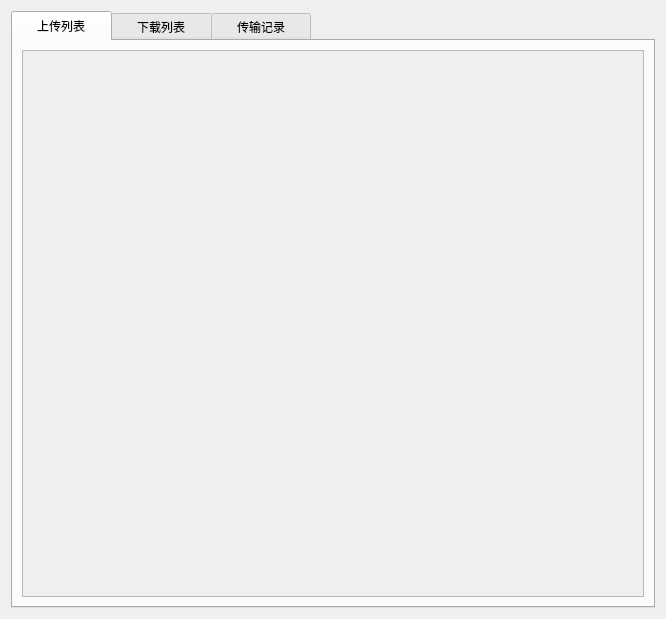
<?xml version="1.0" encoding="UTF-8"?>
<ui version="4.0">
 <class>Trans</class>
 <widget class="QWidget" name="Trans">
  <property name="geometry">
   <rect>
    <x>0</x>
    <y>0</y>
    <width>666</width>
    <height>619</height>
   </rect>
  </property>
  <property name="windowTitle">
   <string>Form</string>
  </property>
  <layout class="QVBoxLayout" name="verticalLayout">
   <item>
    <widget class="QTabWidget" name="tabWidget">
     <property name="styleSheet">
      <string notr="true">QTabBar::tab{width:100}

QTabBar::tab{height:30}</string>
     </property>
     <property name="tabShape">
      <enum>QTabWidget::Rounded</enum>
     </property>
     <property name="currentIndex">
      <number>0</number>
     </property>
     <widget class="QWidget" name="upload">
      <attribute name="title">
       <string>上传列表</string>
      </attribute>
      <layout class="QVBoxLayout" name="verticalLayout_3">
       <item>
        <widget class="QScrollArea" name="scrollArea">
         <property name="widgetResizable">
          <bool>true</bool>
         </property>
         <widget class="QWidget" name="upload_scroll">
          <property name="geometry">
           <rect>
            <x>0</x>
            <y>0</y>
            <width>622</width>
            <height>546</height>
           </rect>
          </property>
         </widget>
        </widget>
       </item>
      </layout>
     </widget>
     <widget class="QWidget" name="download">
      <attribute name="title">
       <string>下载列表</string>
      </attribute>
      <layout class="QVBoxLayout" name="verticalLayout_2">
       <item>
        <widget class="QScrollArea" name="scrollArea_2">
         <property name="widgetResizable">
          <bool>true</bool>
         </property>
         <widget class="QWidget" name="download_scroll">
          <property name="geometry">
           <rect>
            <x>0</x>
            <y>0</y>
            <width>622</width>
            <height>546</height>
           </rect>
          </property>
         </widget>
        </widget>
       </item>
      </layout>
     </widget>
     <widget class="QWidget" name="record">
      <attribute name="title">
       <string>传输记录</string>
      </attribute>
      <layout class="QHBoxLayout" name="horizontalLayout_2">
       <item>
        <widget class="QScrollArea" name="scrollArea_3">
         <property name="widgetResizable">
          <bool>true</bool>
         </property>
         <widget class="QWidget" name="record_scroll">
          <property name="geometry">
           <rect>
            <x>0</x>
            <y>0</y>
            <width>622</width>
            <height>546</height>
           </rect>
          </property>
          <layout class="QGridLayout" name="gridLayout">
           <item row="0" column="0">
            <widget class="QTextEdit" name="record_text"/>
           </item>
           <item row="1" column="0">
            <widget class="QWidget" name="widget" native="true">
             <layout class="QHBoxLayout" name="horizontalLayout">
              <item>
               <spacer name="horizontalSpacer">
                <property name="orientation">
                 <enum>Qt::Horizontal</enum>
                </property>
                <property name="sizeHint" stdset="0">
                 <size>
                  <width>237</width>
                  <height>20</height>
                 </size>
                </property>
               </spacer>
              </item>
              <item>
               <widget class="QToolButton" name="btn_clear">
                <property name="styleSheet">
                 <string notr="true">font: 14pt &quot;微软雅黑&quot;;
color:rgb(255, 0, 0)</string>
                </property>
                <property name="text">
                 <string>清除记录</string>
                </property>
               </widget>
              </item>
              <item>
               <spacer name="horizontalSpacer_2">
                <property name="orientation">
                 <enum>Qt::Horizontal</enum>
                </property>
                <property name="sizeHint" stdset="0">
                 <size>
                  <width>236</width>
                  <height>20</height>
                 </size>
                </property>
               </spacer>
              </item>
             </layout>
            </widget>
           </item>
          </layout>
         </widget>
        </widget>
       </item>
      </layout>
     </widget>
    </widget>
   </item>
  </layout>
 </widget>
 <resources/>
 <connections/>
</ui>
